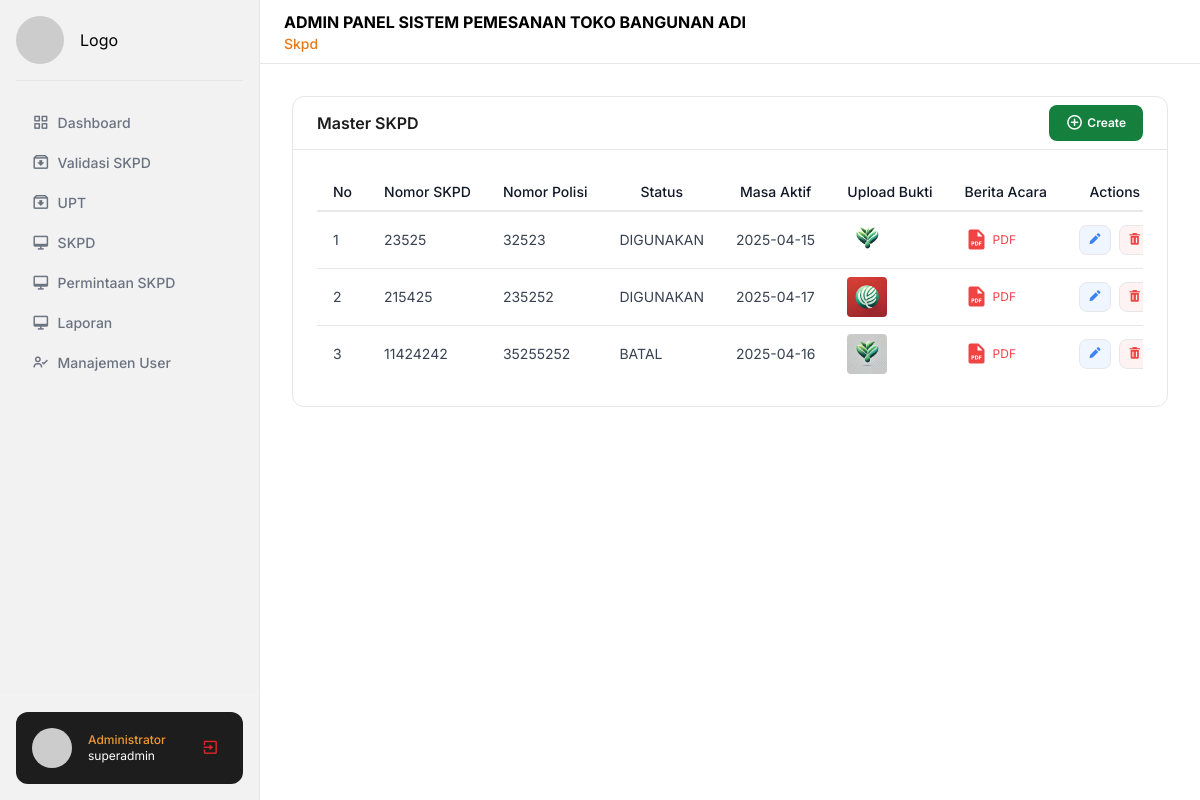
The page /main/?page=skpd (signed in) on the database its author committed.
### tables this page shows
CREATE TABLE `tb_skpd` (
  `id` int NOT NULL,
  `nomor_skpd` varchar(100) NOT NULL,
  `nomor_polisi` varchar(100) NOT NULL,
  `jenis_proses` varchar(255) DEFAULT NULL,
  `upt_id` int NOT NULL,
  `status` enum('DIGUNAKAN','BATAL','RUSAK') NOT NULL,
  `masa_aktif` date NOT NULL,
  `upload_bukti` text,
  `berita_acara` text,
  `createdAt` datetime NOT NULL,
  `updatedAt` datetime NOT NULL
);

### main/sider/routes.php (called while the page is built)
<?php
$page = isset($_GET['page']) ? $_GET['page'] : 'dashboard';
$action = isset($_GET['act']) ? $_GET['act'] : 'default';
$list_menu = array(
  array(
    'url' => '?page=dashboard',
    'icon' => '<i class="text-[1.1rem] bx bx-grid-alt"></i>',
    'label' => 'Dashboard'
  ),
  array(
    'url' => '?page=validasi-skpd',
    'icon' => '<i class="text-[1.1rem] bx bx-archive-in "></i>',
    'label' => 'Validasi SKPD'
  ),
  array(
    'url' => '?page=master-upt',
    'icon' => '<i class="text-[1.1rem] bx bx-archive-in "></i>',
    'label' => 'UPT'
  ),
  array(
    'url' => '?page=skpd',
    'icon' => '<i class="text-[1.1rem] bx bx-desktop "></i>',
    'label' => 'SKPD'
  ),
  array(
    'url' => '?page=permintaan-skpd',
    'icon' => '<i class="text-[1.1rem] bx bx-desktop "></i>',
    'label' => 'Permintaan SKPD'
  ),
  array(
    'url' => '?page=laporan',
    'icon' => '<i class="text-[1.1rem] bx bx-desktop "></i>',
    'label' => 'Laporan'
  ),
  array(
    'url' => '?page=manage-user',
    'icon' => '<i class="text-[1.1rem] bx bx-user-check"></i>',
    'label' => 'Manajemen User'
  ),
);
$pages = array(
  'dashboard' => 'pages/dashboard/index.php',
  'master-upt' => array(
    'default' => 'pages/upt/index.php',
    'add' => 'pages/upt/add.php',
    'edit' => 'pages/upt/edit.php',
    'delete' => 'pages/upt/delete.php'
  ),
  'skpd' => array(
    'default' => 'pages/skpd/index.php',
    'add' => 'pages/skpd/add.php',
    'edit' => 'pages/skpd/edit.php',
    'delete' => 'pages/skpd/delete.php'
  ),
  'permintaan-skpd' => array(
    'default' => 'pages/permintaan-skpd/index.php',
    'add' => 'pages/permintaan-skpd/add.php',
    'edit' => 'pages/permintaan-skpd/edit.php',
    'delete' => 'pages/permintaan-skpd/delete.php'
  ),
  'laporan' => array(
    'default' => 'pages/laporan/index.php',
  ),
  'manage-user' => array(
    'default' => 'pages/manage-user/index.php',
    'add' => 'pages/manage-user/add.php',
    'edit' => 'pages/manage-user/edit.php',
    'delete' => 'pages/manage-user/delete.php'
  ),
  'logout' => array(
    'default' => 'pages/logout.php'
  ),
);

### components/typography/head-title.php (called while the page is built)
<?php
function head_title($string) {
    $string = str_replace('-', ' ', $string);
    $string = ucwords($string);
    return $string;
}
?>

### utilities/func/query.php (called while the page is built, shortened)
<?php
function getData(
  $table,
  $columns = "*",
  $join = "",
  $condition = "",
  $orderBy = "",
  $limit = ""
) {
  global $conn;
  $query = "SELECT $columns FROM $table";
  if (!empty($orderBy)) {
    $query .= " ORDER BY $orderBy";
  }
  $statement = mysqli_prepare($conn, $query);
  mysqli_stmt_execute($statement);
  $data = array();
  $result = mysqli_stmt_get_result($statement);
  while ($row = mysqli_fetch_assoc($result)) {
    $data[] = $row;
  }
  return $data;
}

### components/table/simple-table.php (the view, shortened to what this page needs)
<?php
function baseTable($data, $columns, $get_url, $imageColumns = [])
{
    $html = '<div class="overflow-x-auto">';
    $html .= '<table id="datatable-style" class="min-w-full divide-y-2 divide-gray-200 bg-white text-sm">';
    $html .= '<thead class="ltr:text-left rtl:text-right">';
    $html .= '<tr>';
    $html .= '<th class="whitespace-nowrap px-4 py-2 font-medium text-gray-900 w-[1px]">No</th>';
    foreach ($columns as $key => $column) {
        $html .= '<th class="whitespace-nowrap px-4 py-2 font-medium text-gray-900">' . $column . '</th>';
    }
    $html .= '<th class="whitespace-nowrap px-4 py-2 font-medium text-gray-900 !text-center">Actions</th>';
    $html .= '</tr>';
    $html .= '</thead>';
    $html .= '<tbody class="divide-y divide-gray-200">';
    $number = 1;
    foreach ($data as $row) {
        $html .= '<tr>';
        $html .= '<td class="whitespace-nowrap px-4 py-2 text-gray-700">' . $number . '</td>';
        foreach ($columns as $key => $column) {
            $value = isset($row[$key]) ? $row[$key] : '';
            if (in_array($key, $imageColumns) && !empty($value)) {
                $fileExtension = pathinfo($value, PATHINFO_EXTENSION);
                $fileUrl = $value;
                if (in_array(strtolower($fileExtension), ['jpg', 'jpeg', 'png'])) {
                    $html .= '<td class="px-4 py-2 text-gray-700">
                        <div class="relative group">
                            <img src="../public/' . $fileUrl . '" alt="Thumbnail" class="h-10 w-10 object-cover rounded cursor-pointer" />
                            <div class="hidden group-hover:flex absolute z-10 top-0 left-0 bg-black bg-opacity-75 p-2 rounded items-center justify-center gap-2">
                                <a href="../public/' . $fileUrl . '" target="_blank" class="text-white hover:text-blue-300">
                                    <i class="bx bx-search-alt text-lg"></i>
                                </a>
                                <a href="../public/' . $fileUrl . '" download class="text-white hover:text-green-300">
                                    <i class="bx bx-download text-lg"></i>
                                </a>
                            </div>
                        </div>
                    </td>';
                } else if (strtolower($fileExtension) == 'pdf') {
                    $html .= '<td class="px-4 py-2 text-gray-700">
                        <div class="relative group">
                            <div class="flex items-center text-red-500 cursor-pointer">
                                <i class="bx bxs-file-pdf text-2xl"></i>
                                <span class="ml-1 text-xs">PDF</span>
                            </div>
                            <div class="hidden group-hover:flex absolute z-10 top-0 left-0 bg-black bg-opacity-75 p-2 rounded items-center justify-center gap-2">
                                <a href="../public/' . $fileUrl . '" target="_blank" class="text-white hover:text-blue-300">
                                    <i class="bx bx-search-alt text-lg"></i>
                                </a>
                                <a href="../public/' . $fileUrl . '" download class="text-white hover:text-green-300">
                                    <i class="bx bx-download text-lg"></i>
                                </a>
                            </div>
                        </div>
                    </td>';
                } else {
                    $html .= '<td class="whitespace-nowrap px-4 py-2 text-gray-700">
                        <span class="text-xs text-gray-500">No file</span>
                    </td>';
                }
            } else {
                $html .= '<td class="whitespace-nowrap px-4 py-2 text-gray-700">' . $value . '</td>';
            }
        }
        $html .= '<td class="whitespace-nowrap px-4 py-2 text-gray-700">
                    <div class="flex justify-center items-center gap-2">
                    <a href="?page='. $get_url .'&act=edit&id=' . $row['id'] . '" class="rounded-lg px-2 py-1 bg-blue-50 border hover:bg-blue-100 transition-all">
                        <i class="bx bxs-pencil text-blue-500"></i>
                    </a>
                    <a href="?page='. $get_url .'&act=delete&id=' . $row['id'] . '" class="rounded-lg px-2 py-1 bg-red-50 border hover:bg-red-100 transition-all" onclick="return confirm(\'Apakah anda yakin ingin menghapus ini?\')">
                        <i class="bx bxs-trash text-red-500"></i>
                    </a>
                    </div>
                  </td>';
        $html .= '</tr>';
        $number++;
    }
    $html .= '</tbody>';
    $html .= '</table>';
    $html .= '</div>';
    return $html;
}

### main/index.php (shortened to what this page needs)
<?php require "../db/config.php" ?>
<?php require './sider/routes.php' ?>
<?php require '../components/table/simple-table.php' ?>
<?php require '../components/typography/head-title.php' ?>
<?php require '../utilities/func/query.php' ?>
<!DOCTYPE html>
<html lang="en">
<head>
  <script src="https://cdn.tailwindcss.com"></script>
  <link href='https://unpkg.com/boxicons@2.1.4/css/boxicons.min.css' rel='stylesheet'>
  <link rel="stylesheet" href="../assets/css/index.css">
  <link rel="stylesheet" href="https://cdn.datatables.net/2.0.8/css/dataTables.dataTables.css">
</head>
<body>
  <?php include "./sider/sider.php" ?>
  <?php include "./main.php" ?>
</body>
</html>

### main/sider/sider.php
<div class="flex h-screen flex-col justify-between border-e bg-[#f2f2f2] fixed w-[260px]">
  <div class="px-4 py-4">
    <div class="flex gap-4 items-center border-b pb-4">
      <img src="https://placehold.co/400" alt="" class="w-12 h-12 rounded-full">
      <h1>Logo</h1>
    </div>
    <ul class="mt-6 space-y-1">
      <?php foreach ($list_menu as $menu): ?>
        <?php if (isset($menu['submenu'])): ?>
          <details class="group [&_summary::-webkit-details-marker]:hidden">
            <summary class="flex cursor-pointer items-center justify-between rounded-lg px-4 py-2 text-gray-500 hover:bg-[#ef9a2e] hover:text-white">
              <span class="flex items-center gap-2">
                <?= $menu['icon'] ?>
                <span class="text-sm font-medium"><?= $menu['label'] ?></span>
              </span>
              <span class="shrink-0 transition duration-300 group-open:-rotate-180">
                <svg xmlns="http://www.w3.org/2000/svg" class="h-5 w-5" viewBox="0 0 20 20" fill="currentColor">
                  <path fill-rule="evenodd" d="M5.293 7.293a1 1 0 011.414 0L10 10.586l3.293-3.293a1 1 0 111.414 1.414l-4 4a1 1 0 01-1.414 0l-4-4a1 1 0 010-1.414z" clip-rule="evenodd"/>
                </svg>
              </span>
            </summary>
            <ul class="mt-2 space-y-1 px-4">
              <?php foreach ($menu['submenu'] as $submenu): ?>
                <li>
                  <a href="<?= $submenu['url'] ?>" class="block rounded-lg px-4 py-2 text-sm font-medium text-gray-500 hover:bg-[#ef9a2e] hover:text-white">
                    <?= $submenu['label'] ?>
                  </a>
                </li>
              <?php endforeach; ?>
            </ul>
          </details>
        <?php else: ?>
          <li>
            <a href="<?= $menu['url'] ?>" class="flex items-center gap-2 rounded-lg px-4 py-2 text-sm font-medium text-gray-500 hover:bg-[#ef9a2e] hover:text-white">
              <?= $menu['icon'] ?>
              <span><?= $menu['label'] ?></span>
            </a>
          </li>
        <?php endif; ?>
      <?php endforeach; ?>
    </ul>
  </div>
  <div class="sticky inset-x-0 bottom-0 border-t border-gray-100 p-4">
    <div class="flex items-center justify-between gap-2 bg-[#1d1d1d] p-4 rounded-xl">
      <div class="text-white flex items-center gap-4">
        <img alt="" src="https://placehold.co/400" class="size-10 rounded-full object-cover" />
        <p class="text-xs">
          <strong class="block font-medium text-[#ef9a2e]">Administrator</strong>
          <span> <?=$_SESSION['username'] ?> </span>
        </p>
      </div>
      <a href="?page=logout" class="flex items-center hover:bg-[#2d2d2d] p-2 rounded-lg">
        <i class="text-[1.1rem] bx bx-exit text-red-600"></i>
      </a>
    </div>
  </div>
</div>

### main/main.php
<?php $head_title = head_title($_GET['page']); ?>
<div class="ml-[260px]">
  <header class="bg-white z-50 min-h-16 flex items-center px-6 w-full sticky top-0 border-b">
    <div class="leading-snug">
      <h3 class="text-base font-bold uppercase">
        Admin Panel Sistem Pemesanan Toko Bangunan Adi
      </h3>
      <p class="text-sm text-[#e87918] font-medium"><?= $head_title; ?></p>
    </div>
  </header>
  <main class="p-8 bg-white">
    <?php
    if (array_key_exists($page, $pages)) {
      if (is_array($pages[$page]) && array_key_exists($action, $pages[$page])) {
        require_once $pages[$page][$action];
      } else {
        require_once $pages[$page];
      }
    } else {
      require_once 'pages/dashboard/index.php';
    }
    ?>
  </main>
</div>

### main/pages/skpd/index.php
<?php
$get_url = $_GET['page'];
$getUPT = getData(
    "tb_skpd",
    "*",
    "",
    "",
    "tb_skpd.id DESC"
);
$columns = array(
    'nomor_skpd' => 'Nomor SKPD',
    'nomor_polisi' => 'Nomor Polisi',
    'status' => 'Status',
    'masa_aktif' => 'Masa Aktif',
    'upload_bukti' => 'Upload Bukti',
    'berita_acara' => 'Berita Acara',
);
$imageColumns = ['upload_bukti', 'berita_acara'];
?>
<div class="border rounded-xl">
    <div class="px-6 py-2 flex justify-between items-center">
        <h1 class="font-semibold text-[#1d1d1d]">Master SKPD</h1>
        <a href="?page=skpd&act=add" class="text-center py-2 px-4 inline-flex items-center gap-x-1 text-xs font-semibold rounded-lg border border-transparent bg-green-700 text-white hover:bg-green-800 disabled:opacity-50 disabled:pointer-events-none transition-all">
            <i class='bx bx-plus-circle text-[1.1rem] text-white'></i>
            <span class="text-white">Create</span>
        </a>
    </div>
    <hr>
    <div class="p-6">
        <?= baseTable($getUPT, $columns, $get_url, $imageColumns)  ?>
    </div>
</div>

### assets/css/index.css (style rules this page uses)
* { font-family: "Inter", sans-serif; }

### rows shown on the page
tb_skpd: nomor_skpd "23525", nomor_polisi "32523", status "DIGUNAKAN", masa_aktif "2025-04-15", upload_bukti (picture)
tb_skpd: nomor_skpd "215425", nomor_polisi "235252", status "DIGUNAKAN", masa_aktif "2025-04-17", upload_bukti (picture)
tb_skpd: nomor_skpd "11424242", nomor_polisi "35255252", status "BATAL", masa_aktif "2025-04-16", upload_bukti (picture)

### other values the page prints
$menu['label'] "Dashboard"
$menu['label'] "Validasi SKPD"
$menu['label'] "UPT"
$menu['label'] "SKPD"
$menu['label'] "Permintaan SKPD"
$menu['label'] "Laporan"
$menu['label'] "Manajemen User"
$_SESSION['username'] "superadmin"
$head_title "Skpd"
$column "Nomor SKPD"
$column "Nomor Polisi"
$column "Status"
$column "Masa Aktif"
$column "Upload Bukti"
$column "Berita Acara"
